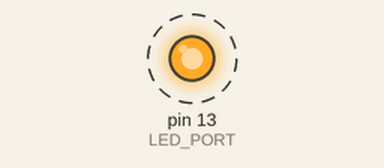
Recording of a sketch running on a simulated Arduino Uno, built with avr-gcc and run on an emulated ATmega328P. Shown: output pins drawn as LEDs (lit = HIGH). Dashed ring = blinking.

Above: at 0.5 s.
Timing chart, 0 to 4.6 s (numbered marks = the images above):
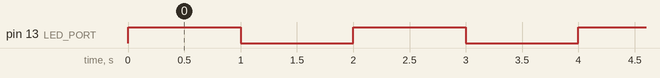

The sketch:

LEDFun.ino
```cpp
//Led Blink!
const int LED_PORT = 13;

void setup() {
  pinMode(LED_PORT, OUTPUT);
}

void loop() {
  digitalWrite(LED_PORT, HIGH);
  delay(1000);
  digitalWrite(LED_PORT, LOW);
  delay(1000);
}
```

Measured:
- by itself, pin 13 (LED_PORT): alternates HIGH for 1.0 s and LOW for 1.0 s
